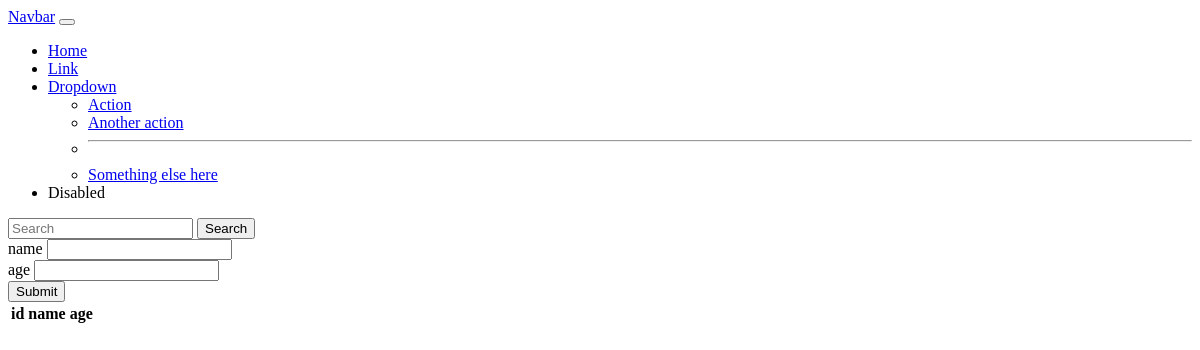
The page /base/ on the database as committed earlier.
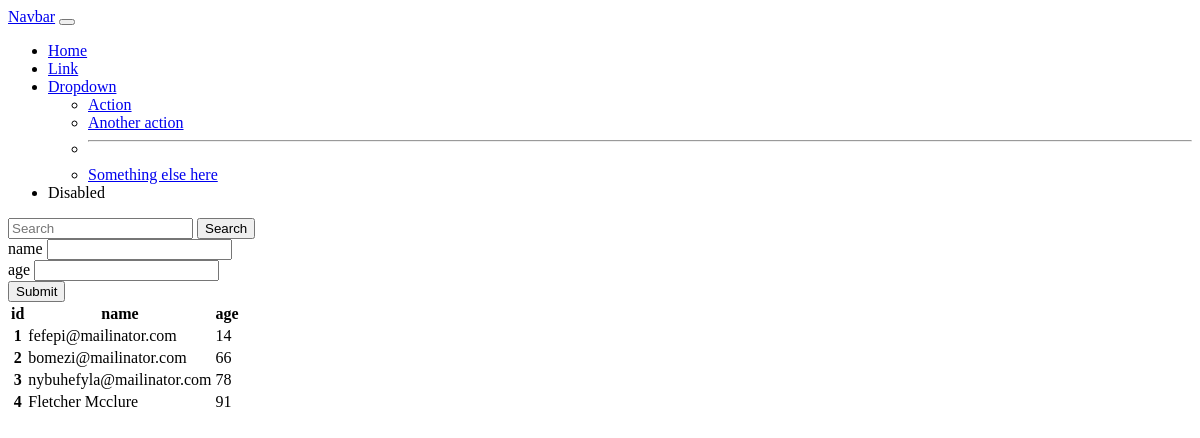
The same page on the database as committed later.
### baseView/models.py (models this page shows)
class contact1(models.Model):
    name=models.CharField(max_length=200)
    age=models.IntegerField()

### baseView/views.py (the view, shortened to what this page needs)
# urls.py: path('',views.indexView.as_view(),name='indexview')
class indexView(View):
    def get(self, request):
        data=contact1.objects.all()
        return render (request,'baseViews/index.html',{'data':data})

### baseView/templates/baseViews/index.html (shortened to what this page needs)
<!DOCTYPE html>
<html lang="en">
<head>
</head>
<body>
    <nav class="navbar navbar-expand-lg bg-body-tertiary">
        <div class="container-fluid">
            <a class="navbar-brand" href="#">Navbar</a>
            <button class="navbar-toggler" type="button" data-bs-toggle="collapse"
                data-bs-target="#navbarSupportedContent" aria-controls="navbarSupportedContent" aria-expanded="false"
                aria-label="Toggle navigation">
            </button>
            <div class="collapse navbar-collapse" id="navbarSupportedContent">
                <ul class="navbar-nav me-auto mb-2 mb-lg-0">
                    <li class="nav-item">
                        <a class="nav-link active" aria-current="page" href="#">Home</a>
                    </li>
                    <li class="nav-item">
                        <a class="nav-link" href="#">Link</a>
                    </li>
                    <li class="nav-item dropdown">
                        <a class="nav-link dropdown-toggle" href="#" role="button" data-bs-toggle="dropdown"
                            aria-expanded="false">
                            Dropdown
                        </a>
                        <ul class="dropdown-menu">
                            <li><a class="dropdown-item" href="#">Action</a></li>
                            <li><a class="dropdown-item" href="#">Another action</a></li>
                            <li>
                                <hr class="dropdown-divider">
                            </li>
                            <li><a class="dropdown-item" href="#">Something else here</a></li>
                        </ul>
                    </li>
                    <li class="nav-item">
                        <a class="nav-link disabled" aria-disabled="true">Disabled</a>
                    </li>
                </ul>
                <form class="d-flex" role="search">
                    <input class="form-control me-2" type="search" placeholder="Search" aria-label="Search" />
                    <button class="btn btn-outline-success" type="submit">Search</button>
                </form>
            </div>
        </div>
    </nav>
    <div class="container">
        <div class="row">
            <div class="col-10">
                <form method="POST" action="{% url 'indexview' %}">
                    <div class="mb-3">
                        <label class="form-label">name</label>
                        <input type="text" name="name" class="form-control">
                    </div>
                    <div class="mb-3">
                        <label class="form-label">age</label>
                        <input type="number" name="age" class="form-control">
                    </div>
                    <button type="submit" class="btn btn-primary">Submit</button>
                </form>
            </div>
        </div>
    </div>
    <div class="container">
        <div class="row">
            <table class="table">
                <thead>
                    <tr>
                        <th scope="col">id</th>
                        <th scope="col">name</th>
                        <th scope="col">age</th>
                    </tr>
                </thead>
                {% for i in data %}
                <tbody>
                    <tr>
                        <th scope="row">{{i.id}}</th>
                        <td>{{i.name}}</td>
                        <td>{{i.age}}</td>
                    </tr>
                </tbody>
                {% endfor %}
            </table>
        </div>
    </div>
</body>
</html>

Rows that differ between the two databases and show on the page:
added contact1: id "1", name "fefepi@mailinator.com", age "14"
added contact1: id "2", name "bomezi@mailinator.com", age "66"
added contact1: id "3", name "nybuhefyla@mailinator.com", age "78"
added contact1: id "4", name "Fletcher Mcclure", age "91"
